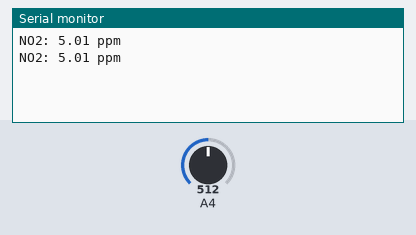
This sketch was run on a simulated Arduino Mega 2560, built with avr-gcc and run on an emulated ATmega2560. Shown: the last lines printed to the serial monitor. Inputs (shaded band) come from the test bench; at power-on: A4 = 512.

Above: at 1.8 s.
1.9 s: A4 set to 716
At 2.8 s:
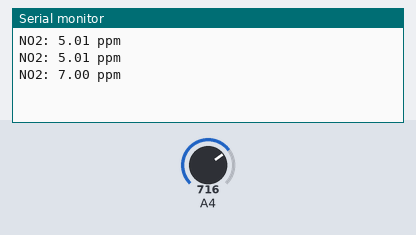
3.4 s: A4 set to 900
At 4.6 s:
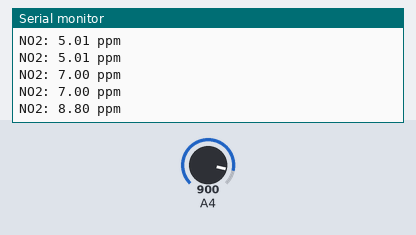
Timing chart, 0 to 6.4 s (numbered marks = the images above; inputs shaded):
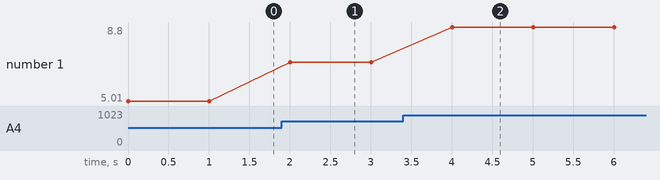

Measured:
- after the input at 1.9 s, the serial monitor: prints a new line after 0.10 s (image 1)
- after the input at 3.4 s, the serial monitor: prints a new line after 0.60 s (image 2)
- plotted number 1: 5.01 → 7 after the input at 1.9 s, 7 → 8.8 after the input at 3.4 s

The sketch:

MICS-6814.ino
```cpp
const int S_analog = 1023;
const int NO2_pin = 36; // Pin para el sensor de Dióxido de Nitrógeno

// Funciones para leer los sensores

float leerNO2() {
  int valorSensor = analogRead(NO2_pin);
  float no2 = map(valorSensor, 0, S_analog, 3.3, 1000) / 100.0;
  return no2; // Ya está en ppm
}

void setup() {
  Serial.begin(115200);
}

void loop() {
  float no2 = leerNO2();

  Serial.print("NO2: ");
  Serial.print(no2, 2);
  Serial.println(" ppm");

  delay(1000);
}
```
